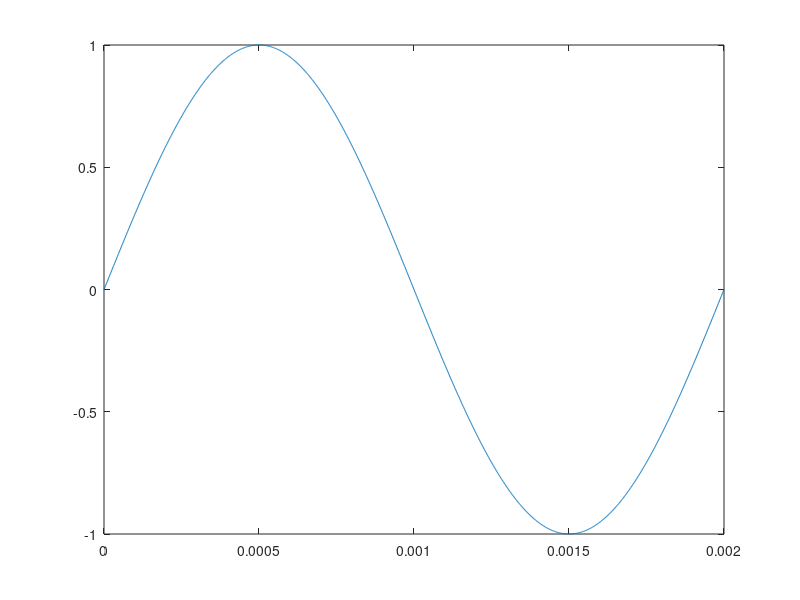
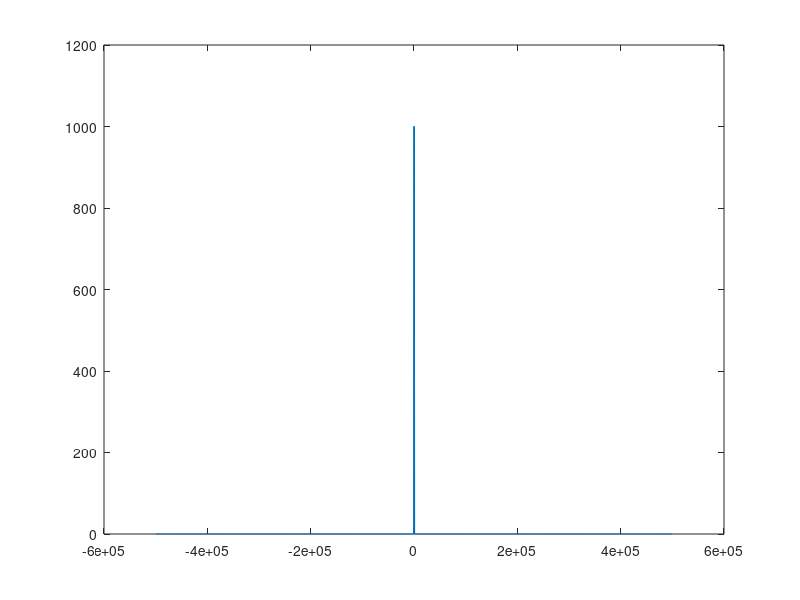
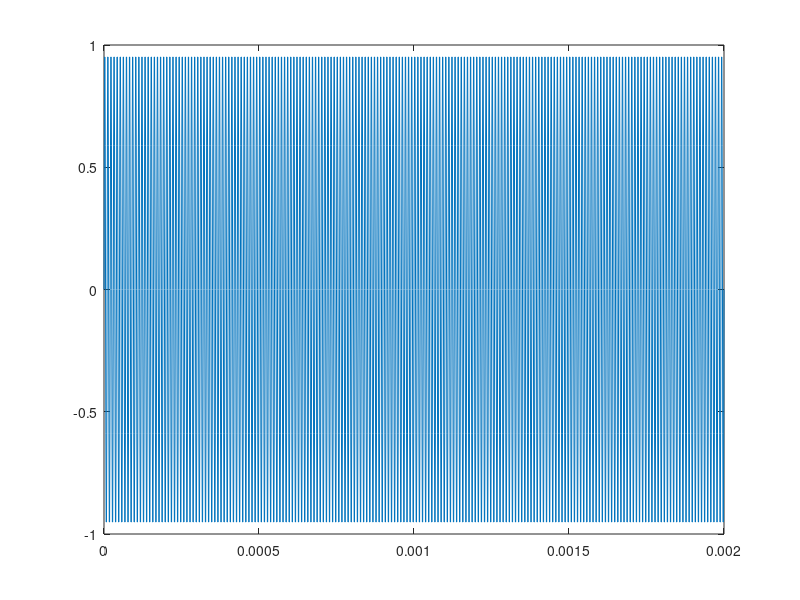
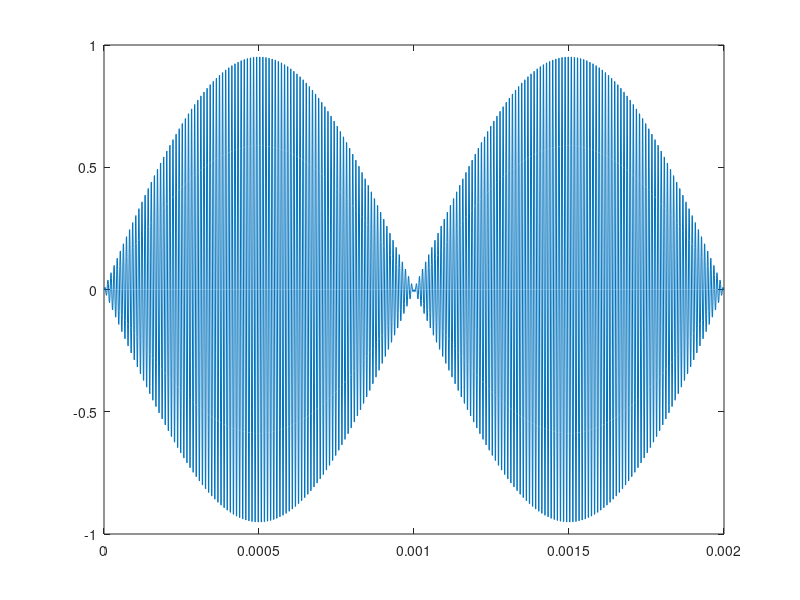

Write MATLAB code to recreate these figures, in order.
clear;
close all;
clc;
% First 500Hz Sinusoidal FunctionS
f = 500;
T = 1/f;
fs = 1000000;
Ts = 1/fs;
t = 0:Ts:T;
x = sin(2*pi*f*t);
figure(1);plot(t,x); %x is samples, y is amplitude

%Fourier Trasnform of the previous signal
Y = fft(x);
Y = fftshift(Y);
step = fs/length(Y);
n = -fs/2+step:step:fs/2;
figure(2);plot(n,abs(Y));

%100kHz Sinusoidal Carrier Signal
f = 100000;
y = sin(2*pi*f*t);
figure(3);plot(t,y);

%Multiplication of two sinusoidal functions
z = x.*y;
figure(4);plot(t,z);

%Second multiplication
Z = z.*y;
figure(5);plot(t,Z);

%Filtering
f = 0:200:2000;
%fs = 20000;
f = [f 2200 2400 10000];
f = f./10000;
a = [ones(1, 11) zeros(1, 3)];
b = firpm(63, f, a);
B = fft(b);
B = fftshift(B);
step = fs/length(B);
n = -fs/2+step:step:fs/2;
figure(6);plot(n,abs(B));
title("Filter");
figure(7);plot(n,angle(B));
xlim([0 1000]);

%Fourier Transform before Filtering of the signal
Y = fft(Z);
Y = fftshift(Y);
step = fs/length(Y);
n = -fs/2+step:step:fs/2;
figure;plot(n,abs(Y));
title('FFT of the signal before filter');

%Convolution
C = conv(Z, b);
figure;plot(C);

%Filtered singal
step = fs/length(C);
n = -fs/2+step:step:fs/2;
C = fft(C);
C = fftshift(C);
figure;plot(n,abs(C));
title('Filtered signal');
